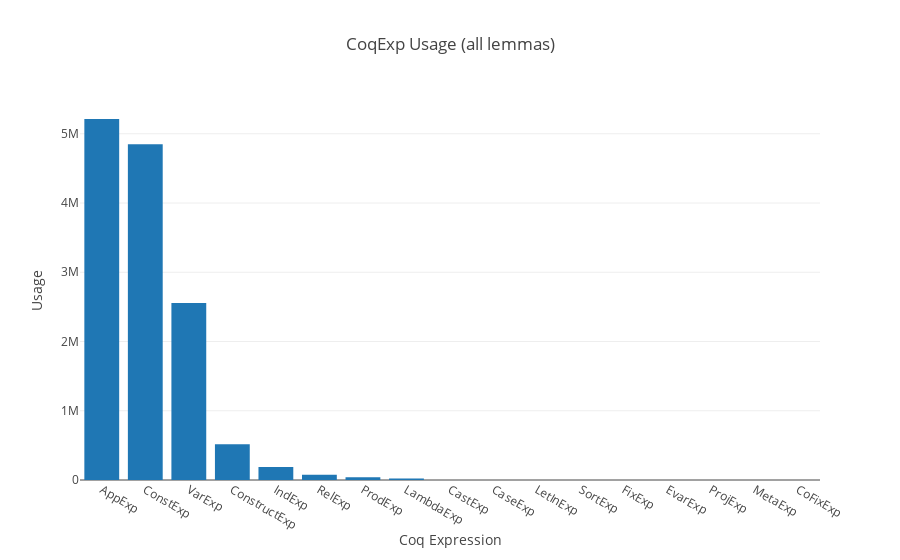

Here is the notebook cell this chart was saved with:
### Code cell
import plotly
import plotly.plotly as py
import plotly.graph_objs as go

coqexp_hist = tactr_stats.coqexp_hist()
print(coqexp_hist)
data = [go.Bar(x=[p[0] for p in coqexp_hist], y=[p[1] for p in coqexp_hist])]

layout = go.Layout(
    title='CoqExp Usage (all lemmas)',
    xaxis=dict(
        title='Coq Expression'
    ),
    yaxis=dict(
        title='Usage',
    ),
)
fig = go.Figure(data=data, layout=layout)
plotly.offline.init_notebook_mode(connected=True)
plotly.offline.iplot(fig, filename='coqexp-hist')

### Figure 1 — Plotly figure (JSON) as saved in the notebook; plotly's stock layout.template omitted (floating-point values rounded to 4 significant figures)
{"data": [{"type": "bar", "x": ["AppExp", "ConstExp", "VarExp", "ConstructExp", "IndExp", "RelExp", "ProdExp", "LambdaExp", "CastExp", "CaseExp", "LetInExp", "SortExp", "FixExp", "EvarExp", "ProjExp", "MetaExp", "CoFixExp"], "y": [5212995, 4848634, 2557532, 516608, 188971, 74927, 40617, 22942, 1769, 1480, 606, 534, 55, 2, 0, 0, 0]}], "layout": {"title": "CoqExp Usage (all lemmas)", "xaxis": {"title": "Coq Expression"}, "yaxis": {"title": "Usage"}}}
